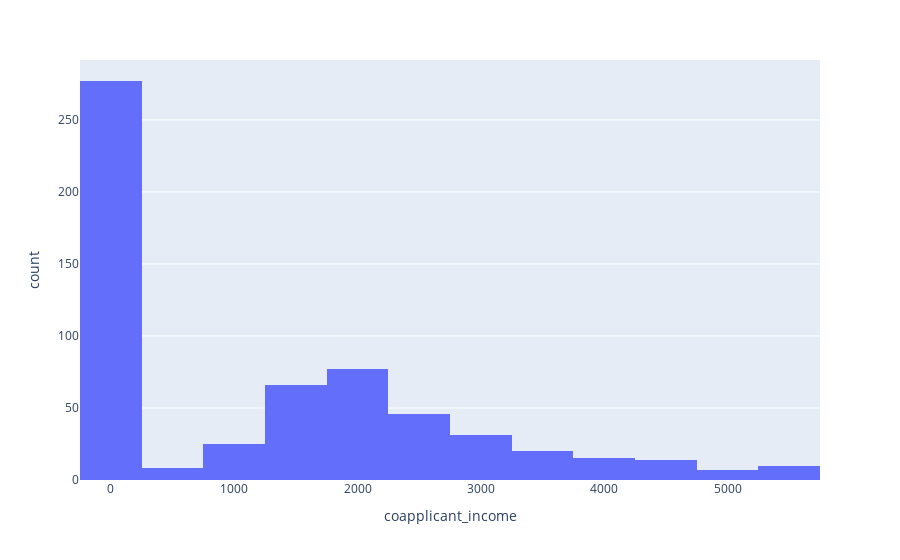

The cell this chart's notebook holds for it:
### Code cell
fig = px.histogram(data_frame=df, x='coapplicant_income')
fig

### Figure 1 — Plotly figure (JSON) as saved in the notebook; plotly's stock layout.template omitted (floating-point values rounded to 4 significant figures; data arrays with more than 128 entries replaced by an {"elided": "..."} marker saying what was removed)
{"data": [{"alignmentgroup": "True", "bingroup": "x", "hovertemplate": "coapplicant_income=%{x}<br>count=%{y}<extra></extra>", "legendgroup": "", "marker": {"color": "#636efa", "pattern": {"shape": ""}}, "name": "", "offsetgroup": "", "orientation": "v", "showlegend": false, "type": "histogram", "x": {"elided": "596 float values"}, "xaxis": "x", "yaxis": "y"}], "layout": {"autosize": true, "barmode": "relative", "legend": {"tracegroupgap": 0}, "margin": {"t": 60}, "xaxis": {"anchor": "y", "autorange": true, "domain": [0, 1], "range": [-250, 5750], "title": {"text": "coapplicant_income"}, "type": "linear"}, "yaxis": {"anchor": "x", "autorange": true, "domain": [0, 1], "range": [0, 291.6], "title": {"text": "count"}}}}
